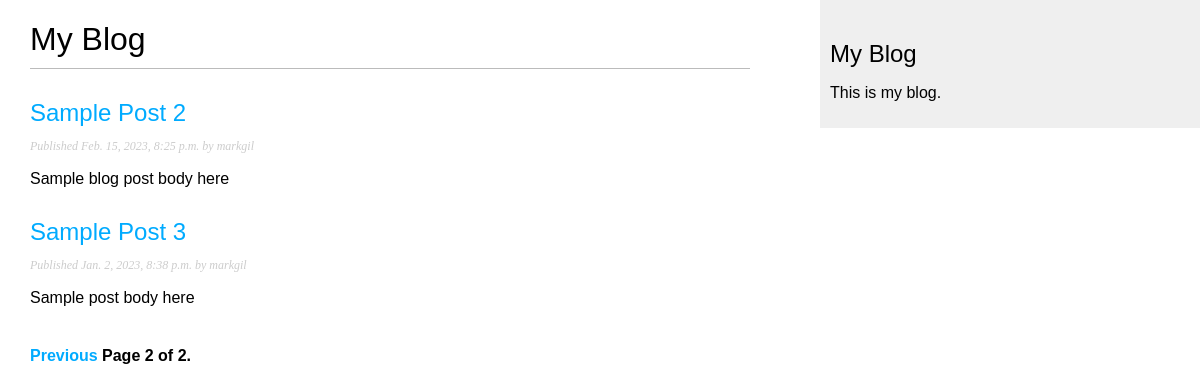
Screenshot of /blog/?page=2 with the database file from the repository.
### blog/models.py (models this page shows, shortened)
class Post(models.Model):
    class Status(models.TextChoices):
        DRAFT = 'DF', 'Draft'
        PUBLISHED = 'PB', 'Published'
    title = models.CharField(max_length=250)
    slug = models.SlugField(max_length=250, unique_for_date='publish')
    author = models.ForeignKey(User,
                               on_delete=models.CASCADE,
                               related_name='blog_posts')
    body = models.TextField()
    publish = models.DateTimeField(default=timezone.now)
    created = models.DateTimeField(auto_now_add=True)
    updated = models.DateTimeField(auto_now=True)
    status = models.CharField(max_length=2,
                              choices=Status.choices,
                              default=Status.DRAFT)
    objects = models.Manager() # default manager
    published = PublishedManager() # our custom manager
    class Meta:
        ordering = ['-publish']
        indexes = [
            models.Index(fields=['-publish']),
        ]
    def get_absolute_url(self):
        return reverse('blog:post_detail', args=[self.publish.year,
                                                 self.publish.month,
                                                 self.publish.day,
                                                 self.slug])

### blog/views.py (the view)
# urls.py: path('', views.post_list, name='post_list'),
def post_list(request):
    post_list = Post.published.all()
    paginator = Paginator(post_list, 3)
    page_number = request.GET.get('page', 1)
    posts = paginator.page(page_number)
    return render(request,
                  'blog/post/list.html',
                  {'posts': posts})

### blog/models.py (called while the page is built)
    def get_queryset(self):
        return super().get_queryset()\
            .filter(status=Post.Status.PUBLISHED)

### blog/templates/blog/post/list.html (shortened to what this page needs)
{% extends "blog/base.html" %}
{% block content %}
    <h1>My Blog</h1>
    {% for post in posts %}
        <h2>
            <a href="{{ post.get_absolute_url }}">
                {{ post.title }}
            </a>
        </h2>
        <p class="date">
            Published {{ post.publish }} by {{ post.author }}
        </p>
        {{ post.body|truncatewords:30|linebreaks }}
    {% endfor %}
    {% include "pagination.html" with page=posts %}
{% endblock %}

### blog/static/css/blog.css (style rules this page uses)
body { margin:0; padding:0; font-family:helvetica, sans-serif; }
a { color:#00abff; text-decoration:none; }
h1 { font-weight:normal; border-bottom:1px solid #bbb; padding:0 0 10px 0; }
h2 { font-weight:normal; margin:30px 0 0; }
p.date { color:#ccc; font-family: georgia, serif; font-size: 12px; font-style: italic; }

### rows the page displays
Post: title "Sample Post 2", publish "Feb. 15, 2023, 8:25 p.m.", author "markgil", body "Sample blog post body here"
Post: title "Sample Post 3", publish "Jan. 2, 2023, 8:38 p.m.", author "markgil", body "Sample post body here"

### other values shown
{{ page.number }} "2"
{{ page.paginator.num_pages }} "2"
